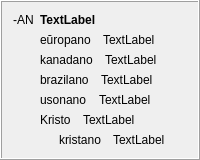
            <widget class="QFrame" name="frame_17">
             <property name="frameShape">
              <enum>QFrame::Box</enum>
             </property>
             <property name="frameShadow">
              <enum>QFrame::Raised</enum>
             </property>
             <layout class="QHBoxLayout" name="horizontalLayout_15">
              <item>
               <widget class="QLabel" name="label_290">
                <property name="sizePolicy">
                 <sizepolicy hsizetype="Maximum" vsizetype="Preferred">
                  <horstretch>0</horstretch>
                  <verstretch>0</verstretch>
                 </sizepolicy>
                </property>
                <property name="text">
                 <string>-AN</string>
                </property>
                <property name="alignment">
                 <set>Qt::AlignHCenter|Qt::AlignTop</set>
                </property>
                <property name="tipo" stdset="0">
                 <string>afikso</string>
                </property>
               </widget>
              </item>
              <item>
               <layout class="QVBoxLayout" name="verticalLayout_66">
                <item>
                 <widget class="QLabel" name="Lec08_Label627">
                  <property name="styleSheet">
                   <string notr="true">font-weight: bold;</string>
                  </property>
                  <property name="text">
                   <string>TextLabel</string>
                  </property>
                  <property name="wordWrap">
                   <bool>true</bool>
                  </property>
                 </widget>
                </item>
                <item>
                 <layout class="QVBoxLayout" name="verticalLayout_22">
                  <item>
                   <layout class="QHBoxLayout" name="horizontalLayout_565">
                    <property name="spacing">
                     <number>12</number>
                    </property>
                    <item>
                     <widget class="neklakebla_nova" name="Lec08_Button611">
                      <property name="text">
                       <string>eŭropano</string>
                      </property>
                      <property name="wordWrap">
                       <bool>true</bool>
                      </property>
                     </widget>
                    </item>
                    <item>
                     <widget class="QLabel" name="Lec08_Label628">
                      <property name="sizePolicy">
                       <sizepolicy hsizetype="Expanding" vsizetype="Preferred">
                        <horstretch>0</horstretch>
                        <verstretch>0</verstretch>
                       </sizepolicy>
                      </property>
                      <property name="text">
                       <string>TextLabel</string>
                      </property>
                      <property name="wordWrap">
                       <bool>true</bool>
                      </property>
                     </widget>
                    </item>
                   </layout>
                  </item>
                  <item>
                   <layout class="QHBoxLayout" name="horizontalLayout_566">
                    <property name="spacing">
                     <number>12</number>
                    </property>
                    <item>
                     <widget class="neklakebla_nova" name="Lec08_Button612">
                      <property name="text">
                       <string>kanadano</string>
                      </property>
                      <property name="wordWrap">
                       <bool>true</bool>
                      </property>
                     </widget>
                    </item>
                    <item>
                     <widget class="QLabel" name="Lec08_Label629">
                      <property name="sizePolicy">
                       <sizepolicy hsizetype="Expanding" vsizetype="Preferred">
                        <horstretch>0</horstretch>
                        <verstretch>0</verstretch>
                       </sizepolicy>
                      </property>
                      <property name="text">
                       <string>TextLabel</string>
                      </property>
                      <property name="wordWrap">
                       <bool>true</bool>
                      </property>
                     </widget>
                    </item>
                   </layout>
                  </item>
                  <item>
                   <layout class="QHBoxLayout" name="horizontalLayout_631">
                    <property name="spacing">
                     <number>12</number>
                    </property>
                    <item>
                     <widget class="neklakebla_nova" name="Lec08_Button613">
                      <property name="text">
                       <string>brazilano</string>
                      </property>
                      <property name="wordWrap">
                       <bool>true</bool>
                      </property>
                     </widget>
                    </item>
                    <item>
                     <widget class="QLabel" name="Lec08_Label630">
                      <property name="sizePolicy">
                       <sizepolicy hsizetype="Expanding" vsizetype="Preferred">
                        <horstretch>0</horstretch>
                        <verstretch>0</verstretch>
                       </sizepolicy>
                      </property>
                      <property name="text">
                       <string>TextLabel</string>
                      </property>
                      <property name="wordWrap">
                       <bool>true</bool>
                      </property>
                     </widget>
                    </item>
                   </layout>
                  </item>
                  <item>
                   <layout class="QHBoxLayout" name="horizontalLayout_632">
                    <property name="spacing">
                     <number>12</number>
                    </property>
                    <item>
                     <widget class="neklakebla_nova" name="Lec08_Button36">
                      <property name="text">
                       <string>usonano</string>
                      </property>
                      <property name="wordWrap">
                       <bool>true</bool>
                      </property>
                     </widget>
                    </item>
                    <item>
                     <widget class="QLabel" name="Lec08_Label45">
                      <property name="sizePolicy">
                       <sizepolicy hsizetype="Expanding" vsizetype="Preferred">
                        <horstretch>0</horstretch>
                        <verstretch>0</verstretch>
                       </sizepolicy>
                      </property>
                      <property name="text">
                       <string>TextLabel</string>
                      </property>
                      <property name="wordWrap">
                       <bool>true</bool>
                      </property>
                     </widget>
                    </item>
                   </layout>
                  </item>
                 </layout>
                </item>
                <item>
                 <layout class="QHBoxLayout" name="horizontalLayout_567">
                  <property name="spacing">
                   <number>12</number>
                  </property>
                  <item>
                   <widget class="neklakebla_nova" name="Lec08_Button34">
                    <property name="text">
                     <string>Kristo</string>
                    </property>
                    <property name="wordWrap">
                     <bool>true</bool>
                    </property>
                   </widget>
                  </item>
                  <item>
                   <widget class="QLabel" name="Lec08_Label43">
                    <property name="sizePolicy">
                     <sizepolicy hsizetype="Expanding" vsizetype="Preferred">
                      <horstretch>0</horstretch>
                      <verstretch>0</verstretch>
                     </sizepolicy>
                    </property>
                    <property name="text">
                     <string>TextLabel</string>
                    </property>
                    <property name="wordWrap">
                     <bool>true</bool>
                    </property>
                   </widget>
                  </item>
                 </layout>
                </item>
                <item>
                 <layout class="QHBoxLayout" name="horizontalLayout_568">
                  <property name="spacing">
                   <number>12</number>
                  </property>
                  <item>
                   <widget class="label_sago_reversa" name="label_379">
                    <property name="sizePolicy">
                     <sizepolicy hsizetype="Maximum" vsizetype="Preferred">
                      <horstretch>0</horstretch>
                      <verstretch>0</verstretch>
                     </sizepolicy>
                    </property>
                    <property name="text">
                     <string/>
                    </property>
                    <property name="pixmap">
                     <pixmap resource="ikonoj.qrc">:/ikonoj/sago_revena.png</pixmap>
                    </property>
                   </widget>
                  </item>
                  <item>
                   <widget class="neklakebla_nova" name="Lec08_Button35">
                    <property name="text">
                     <string>kristano</string>
                    </property>
                    <property name="wordWrap">
                     <bool>true</bool>
                    </property>
                   </widget>
                  </item>
                  <item>
                   <widget class="QLabel" name="Lec08_Label44">
                    <property name="sizePolicy">
                     <sizepolicy hsizetype="Expanding" vsizetype="Preferred">
                      <horstretch>0</horstretch>
                      <verstretch>0</verstretch>
                     </sizepolicy>
                    </property>
                    <property name="text">
                     <string>TextLabel</string>
                    </property>
                    <property name="wordWrap">
                     <bool>true</bool>
                    </property>
                   </widget>
                  </item>
                 </layout>
                </item>
               </layout>
              </item>
             </layout>
            </widget>
